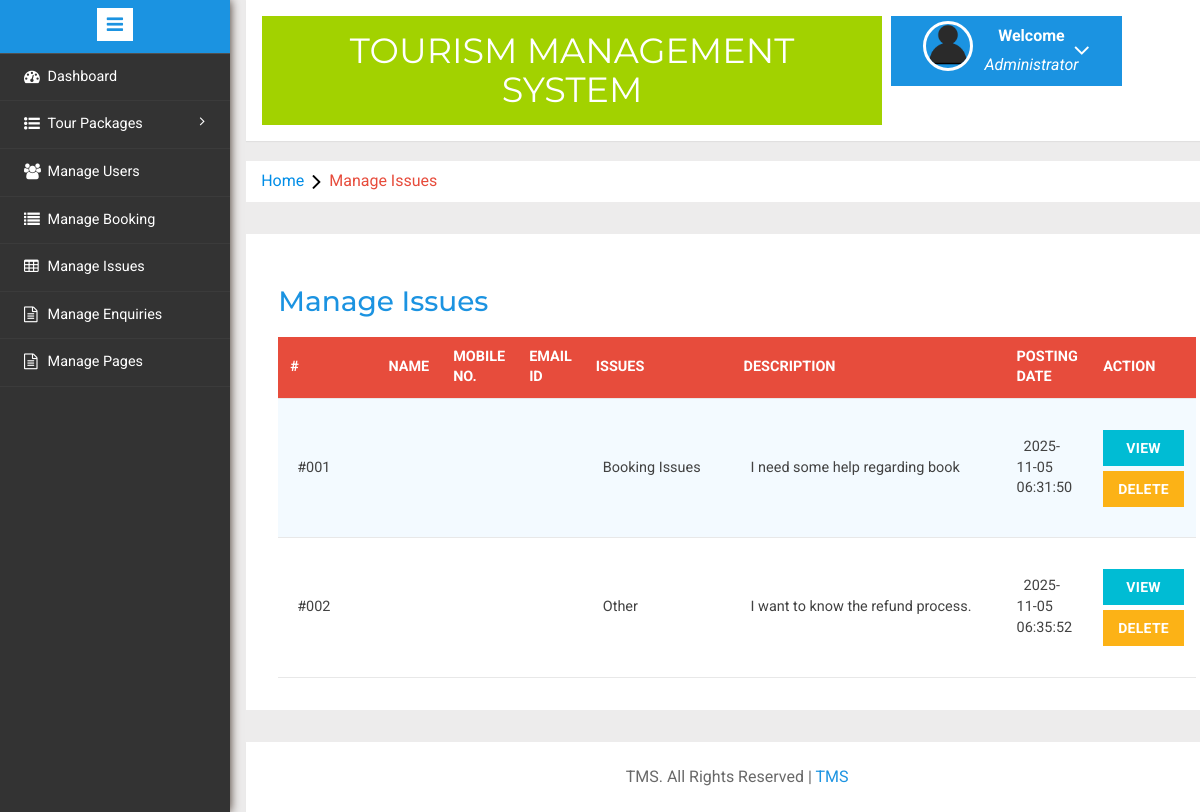
Screenshot of /tms/admin/manageissues.php (signed in) with the database file from the repository.
### tables this page shows
CREATE TABLE `tblissues` (
  `id` int(11) NOT NULL,
  `UserEmail` varchar(100) DEFAULT NULL,
  `Issue` varchar(100) DEFAULT NULL,
  `Description` mediumtext DEFAULT NULL,
  `PostingDate` timestamp NULL DEFAULT current_timestamp(),
  `AdminRemark` mediumtext DEFAULT NULL,
  `AdminremarkDate` timestamp NULL DEFAULT NULL ON UPDATE current_timestamp()
);

### tms/admin/manageissues.php (the view, shortened to what this page needs)
<?php
include('includes/config.php');
if(strlen($_SESSION['alogin'])==0)
	{
header('location:index.php');
}
else{
	?>
<!DOCTYPE HTML>
<html>
<head>
<link href="css/bootstrap.min.css" rel='stylesheet' type='text/css' />
<link href="css/style.css" rel='stylesheet' type='text/css' />
<link rel="stylesheet" href="css/morris.css" type="text/css"/>
<link href="css/font-awesome.css" rel="stylesheet">
<link rel="stylesheet" type="text/css" href="css/table-style.css" />
<link rel="stylesheet" type="text/css" href="css/basictable.css" />
<link rel="stylesheet" href="css/icon-font.min.css" type='text/css' />
</head>
<body>
   <div class="page-container">
<div class="left-content">
	   <div class="mother-grid-inner">
				<?php include('includes/header.php');?>
				</div>
<ol class="breadcrumb">
                <li class="breadcrumb-item"><a href="index.html">Home</a><i class="fa fa-angle-right"></i>Manage Issues</li>
            </ol>
<div class="agile-grids">
				<div class="agile-tables">
					<div class="w3l-table-info">
					  <h2>Manage Issues</h2>
					    <table id="table">
						<thead>
						  <tr>
						  <th>#</th>
							<th>Name</th>
							<th>Mobile No.</th>
							<th>Email Id</th>
							<th>Issues </th>
							<th>Description </th>
							<th>Posting date </th>
							<th>Action </th>
						  </tr>
						</thead>
						<tbody>
<?php $sql = "SELECT tblissues.id as id,tblusers.FullName as fname,tblusers.MobileNumber as mnumber,tblusers.EmailId as email,tblissues.Issue as issue,tblissues.Description as Description,tblissues.PostingDate as PostingDate from tblissues left join tblusers on tblusers.EmailId=tblissues.UserEmail";
$query = $dbh -> prepare($sql);
$query->execute();
$results=$query->fetchAll(PDO::FETCH_OBJ);
if($query->rowCount() > 0)
{
foreach($results as $result)
{				?>
						  <tr>
							<td width="120">#00<?php echo htmlentities($result->id);?></td>
							<td width="50"><?php echo htmlentities($result->fname);?></td>
								<td width="50"><?php echo htmlentities($result->mnumber);?></td>
							<td width="50"><?php echo htmlentities($result->email);?></td>
							<td width="200"><?php echo htmlentities($result->issue);?></a></td>
							<td width="400"><?php echo htmlentities($result->Description);?></td>
								<td width="50"><?php echo htmlentities($result->PostingDate);?></td>
<td><a href="javascript:void(0);" onClick="popUpWindow('updateissue.php?iid=<?php echo ($result->id);?>');" class="btn btn-primary btn-block">View </a>
<a href="manageissues.php?action=delete&&id=<?php echo $result->id;?>" onclick="return confirm('Do you really want to delete?')" class="btn btn-danger btn-block">Delete</a>
</td>
</tr>
						 <?php } }?>
						</tbody>
					  </table>
					</div>
			</div>
<?php include('includes/footer.php');?>
</div>
</div>
						<?php include('includes/sidebarmenu.php');?>
							</div>
</body>
</html>
<?php } ?>

### tms/admin/css/table-style.css (style rules this page uses)
table { background: white; border-collapse: collapse; margin: 1.25em 0 0; width: 100%; }
table tr, table th, table td { border: none; border-bottom: 1px solid #e8e8e8; font-size: .95em; }
table th, table td { padding: 10px 12px; text-align: left; }
table th { background: #e74c3c; color: #fff; text-transform: uppercase; }
table tr td { background: #f3faff; color: #424242; }
table tr:nth-of-type(2n+2) td { background: #ffffff; }
table { width: 100%; }

### rows the page displays
tblissues: id "1", Issue "Booking Issues", Description "I need some help regarding book", PostingDate "2025-11-05 06:31:50"
tblissues: id "2", Issue "Other", Description "I want to know the refund process.", PostingDate "2025-11-05 06:35:52"
